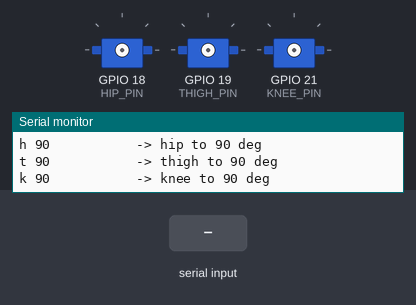
Recording of a sketch running on a simulated ESP32. Shown: 3 × servo, the last lines printed to the serial monitor. The inputs (shaded band) are chosen by the test bench.

Above: at 1.2 s.
1.3 s: "ah\n" received over Serial
2.8 s: "at\n" received over Serial
4.3 s: "ak\n" received over Serial
5.8 s: "h ,45\n" received over Serial
At 6.9 s:
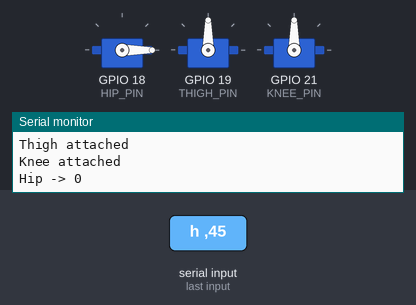
7.3 s: "t ,45\n" received over Serial
At 8.0 s:
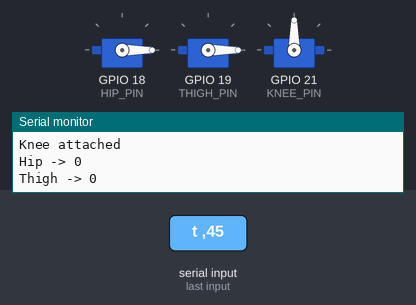
8.8 s: "k ,45\n" received over Serial
At 9.2 s:
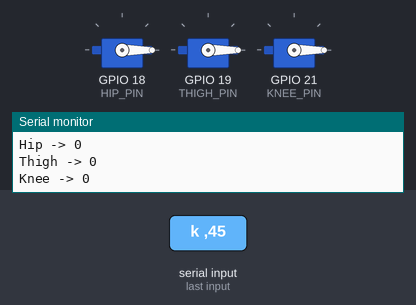
Timing chart, 0 to 11.3 s (numbered marks = the images above; inputs shaded):
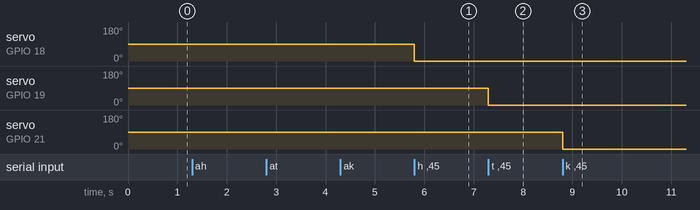

Measured:
- after the input at 5.8 s, servo on GPIO 18 (HIP_PIN): 90° → 0° at once
- after the input at 7.3 s, servo on GPIO 19 (THIGH_PIN): 90° → 0° at once
- after the input at 8.8 s, servo on GPIO 21 (KNEE_PIN): 90° → 0° at once

The sketch:

servo_calibration.ino
```cpp
#include <ESP32Servo.h>

Servo hipServo;
Servo thighServo;
Servo kneeServo;

const int HIP_PIN   = 18;
const int THIGH_PIN = 19;
const int KNEE_PIN  = 21;

bool hipAttached   = false;
bool thighAttached = false;
bool kneeAttached  = false;

void setup() {
  Serial.begin(115200);

  Serial.println("MG996R calibration tool");
  Serial.println("Commands:");
  Serial.println("ah / at / ak   -> attach hip/thigh/knee");
  Serial.println("dh / dt / dk   -> detach hip/thigh/knee");
  Serial.println("h 90           -> hip to 90 deg");
  Serial.println("t 90           -> thigh to 90 deg");
  Serial.println("k 90           -> knee to 90 deg");
}

void loop() {
  if (!Serial.available()) return;

  String command = Serial.readStringUntil('\n');
  command.trim();

  if (command == "ah") {
    if (!hipAttached) {
      hipServo.setPeriodHertz(50);
      hipServo.attach(HIP_PIN, 500, 2500);
      hipAttached = true;
      Serial.println("Hip attached");
    }
  }

  else if (command == "at") {
    if (!thighAttached) {
      thighServo.setPeriodHertz(50);
      thighServo.attach(THIGH_PIN, 500, 2500);
      thighAttached = true;
      Serial.println("Thigh attached");
    }
  }

  else if (command == "ak") {
    if (!kneeAttached) {
      kneeServo.setPeriodHertz(50);
      kneeServo.attach(KNEE_PIN, 500, 2500);
      kneeAttached = true;
      Serial.println("Knee attached");
    }
  }

  else if (command == "dh") {
    hipServo.detach();
    hipAttached = false;
    Serial.println("Hip detached");
  }

  else if (command == "dt") {
    thighServo.detach();
    thighAttached = false;
    Serial.println("Thigh detached");
  }

  else if (command == "dk") {
    kneeServo.detach();
    kneeAttached = false;
    Serial.println("Knee detached");
  }

  else if (command.startsWith("h ")) {
    if (!hipAttached) {
      Serial.println("Attach hip first with: ah");
      return;
    }

    int angle = constrain(command.substring(2).toInt(), 0, 180);
    hipServo.write(angle);

    Serial.print("Hip -> ");
    Serial.println(angle);
  }

  else if (command.startsWith("t ")) {
    if (!thighAttached) {
      Serial.println("Attach thigh first with: at");
      return;
    }

    int angle = constrain(command.substring(2).toInt(), 0, 180);
    thighServo.write(angle);

    Serial.print("Thigh -> ");
    Serial.println(angle);
  }

  else if (command.startsWith("k ")) {
    if (!kneeAttached) {
      Serial.println("Attach knee first with: ak");
      return;
    }

    int angle = constrain(command.substring(2).toInt(), 0, 180);
    kneeServo.write(angle);

    Serial.print("Knee -> ");
    Serial.println(angle);
  }
}
```
